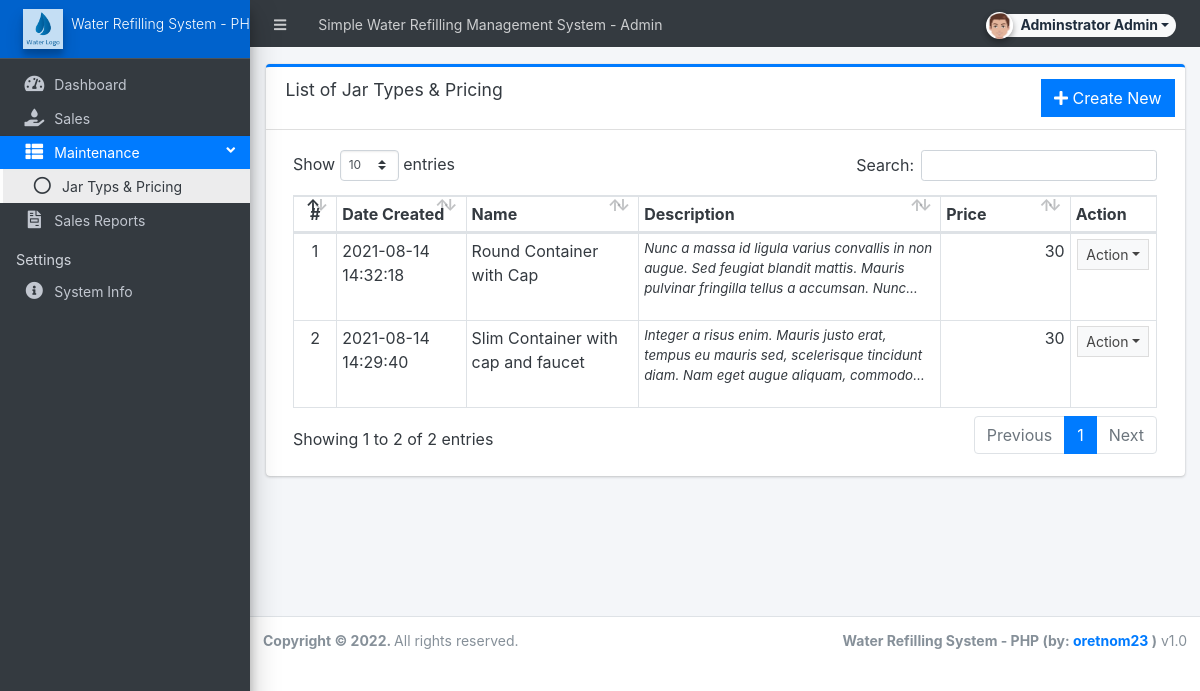
The page /admin/?page=maintenance (signed in) on the database its author committed.
### tables this page shows
CREATE TABLE `jar_types` (
  `id` int(30) NOT NULL,
  `name` text NOT NULL,
  `description` text NOT NULL,
  `pricing` float NOT NULL,
  `date_created` datetime NOT NULL DEFAULT current_timestamp(),
  `date_updated` datetime DEFAULT NULL ON UPDATE current_timestamp()
);

### admin/maintenance/index.php (the view, shortened to what this page needs)
<div class="card card-outline card-primary">
	<div class="card-header">
		<h3 class="card-title">List of Jar Types & Pricing</h3>
		<div class="card-tools">
			<a href="javascript:void(0)" id="create_new" class="btn btn-flat btn-primary"><span class="fas fa-plus"></span>  Create New</a>
		</div>
	</div>
	<div class="card-body">
        <div class="container-fluid">
			<table class="table table-bordered table-stripped" id="indi-list">
				<colgroup>
					<col width="5%">
					<col width="15%">
					<col width="20%">
					<col width="35%">
					<col width="15%">
					<col width="10%">
				</colgroup>
				<thead>
					<tr>
						<th class="text-center">#</th>
						<th>Date Created</th>
						<th>Name</th>
						<th>Description</th>
						<th>Price</th>
						<th>Action</th>
					</tr>
				</thead>
				<tbody>
					<?php
					$i = 1;
						$qry = $conn->query("SELECT * from `jar_types` order by unix_timestamp(date_created) desc ");
						while($row = $qry->fetch_assoc()):
							$row['description'] = strip_tags(stripslashes(html_entity_decode($row['description'])))
					?>
						<tr>
							<td class="text-center"><?php echo $i++; ?></td>
							<td><?php echo $row['date_created'] ?></td>
							<td><?php echo $row['name'] ?></td>
							<td><p class="m-o truncate"><?php echo $row['description'] ?></p></td>
							<td class="text-right"><?php echo $row['pricing'] ?></td>
							<td align="center">
								 <button type="button" class="btn btn-flat btn-default btn-sm dropdown-toggle dropdown-icon" data-toggle="dropdown">
				                  		Action
				                  </button>
							</td>
						</tr>
					<?php endwhile; ?>
				</tbody>
			</table>
		</div>
	</div>
</div>

### rows shown on the page
jar_types: date_created "2021-08-14 14:32:18", name "Round Container with Cap", description "Nunc a massa id ligula varius convallis in non augue. Sed feugiat blandit mattis. Mauris pulvinar fringilla tellus a accumsan.…", pricing "30"
jar_types: date_created "2021-08-14 14:29:40", name "Slim Container with cap and faucet", description "Integer a risus enim. Mauris justo erat, tempus eu mauris sed, scelerisque tincidunt diam. Nam eget augue aliquam,…", pricing "30"

### other values the page prints
$_settings->info('name') "Simple Water Refilling Management System"
$_settings->userdata('firstname').' '.$_settings->userdata('lastname') "Adminstrator Admin"
$_settings->info('short_name') "Water Refilling System -…"
$_settings->info('short_name') "Water Refilling System - PHP"
